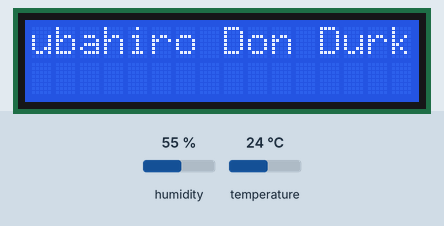
Simulated run of this sketch. Board: Arduino Uno, built with avr-gcc and run on an emulated ATmega328P. Shown: 16×2 character LCD. The inputs (shaded band) are chosen by the test bench; at power-on: temperature 24 °C, humidity 55 %. What the sketch prints to the serial monitor is not drawn.

Above: at 1.2 s.
1.3 s: temperature set to 12 °C
At 2.26 s:
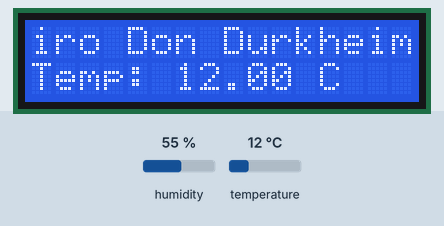
6.6 s: temperature set to 19 °C
At 10.36 s:
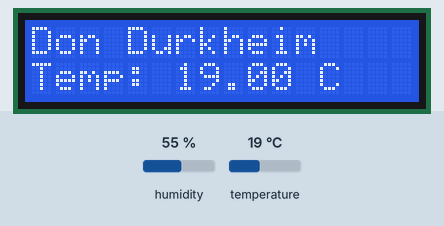
11.9 s: temperature set to 28 °C
At 14.26 s:
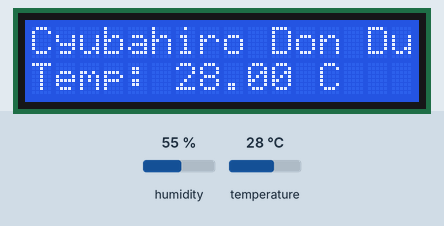

The sketch:

temp_display.ino
```cpp
#include <Wire.h>
#include <LiquidCrystal_I2C.h>
#include <DHT.h>

String candidateName = "Cyubahiro Don Durkheim";

#define DHTPIN 2
#define DHTTYPE DHT11
DHT dht(DHTPIN, DHTTYPE);

LiquidCrystal_I2C lcd(0x27, 16, 2);

int scrollCursor = 0;
unsigned long lastScrollTime = 0;
const int scrollDelay = 300;
String paddedName;
unsigned long lastReadTime = 0;
const int readInterval = 2000;
float currentTemp = 0.0;
void setup() {
Serial.begin(9600);
dht.begin();
lcd.init();
lcd.backlight();

if (candidateName.length() > 16) {
    paddedName = candidateName + "                ";
  } else {
    paddedName = candidateName;
  }
}
void loop() {
unsigned long currentMillis = millis();

if (currentMillis - lastReadTime >= readInterval) {
    lastReadTime = currentMillis;

float temp = dht.readTemperature();

if (!isnan(temp)) {
      currentTemp = temp;

Serial.print("TEMP:");
Serial.println(currentTemp);

lcd.setCursor(0, 1);
lcd.print("Temp: ");
lcd.print(currentTemp);
lcd.print(" C    ");
    } else {
Serial.println("ERROR: Failed to read from DHT sensor!");
    }
  }

if (candidateName.length() > 16) {
if (currentMillis - lastScrollTime >= scrollDelay) {
      lastScrollTime = currentMillis;
lcd.setCursor(0, 0);
lcd.print(paddedName.substring(scrollCursor, scrollCursor + 16));
      scrollCursor++;
if (scrollCursor > candidateName.length()) {
        scrollCursor = 0;
      }
    }
  } else {
lcd.setCursor(0, 0);
lcd.print(candidateName);
  }
}
```
